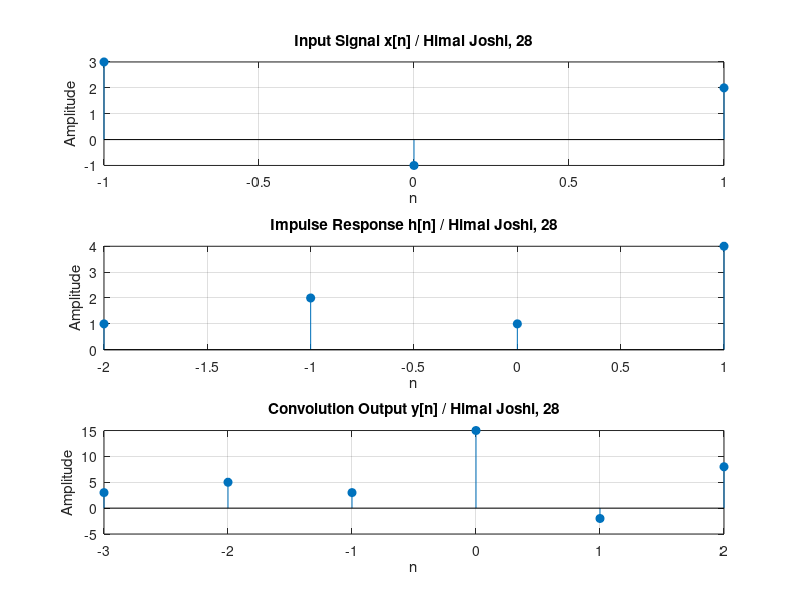

Recreate this plot in MATLAB.
clc;
close all;
clear all;

x = [3 -1 2];
nx = -1:1;

h = [1 2 1 4];
nh = -2:1;

y = conv(x,h);

ny_start = nx(1)+nh(1);
ny_end = nx(end)+nh(end);
ny = ny_start:ny_end;

subplot(3,1,1)
stem(nx,x,'filled');
xlabel('n');
ylabel('Amplitude');
title('Input Signal x[n] / Himal Joshi, 28');
grid on;

subplot(3,1,2)
stem(nh,h,'filled');
xlabel('n');
ylabel('Amplitude');
title('Impulse Response h[n] / Himal Joshi, 28');
grid on;

subplot(3,1,3)
stem(ny,y,'filled');
xlabel('n');
ylabel('Amplitude');
title('Convolution Output y[n] / Himal Joshi, 28');
grid on;
